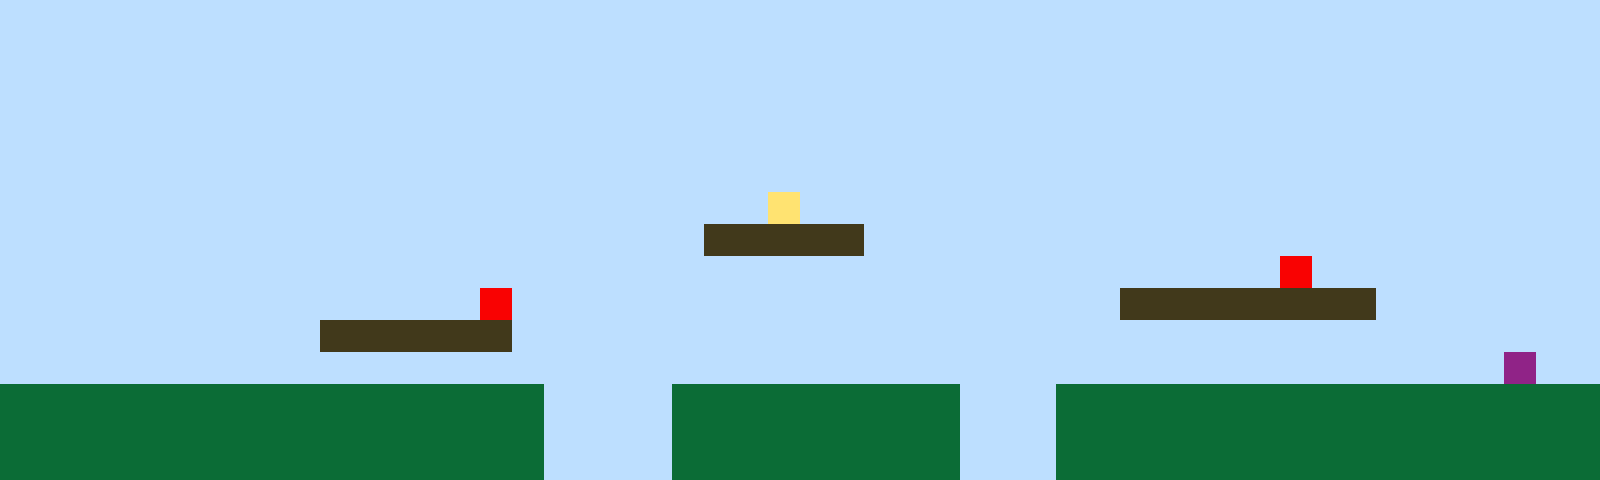

The image is a tile-based game level rendered from a .tmx file. Its description and complete source (layers, tilesets, objects, tile grids) follow:
An orthogonal 50x15 tile map with 32x32 px tiles, 1 tile layer (Tile Layer 1).

<map version="1.10" tiledversion="1.11.2" orientation="orthogonal" renderorder="right-up" width="50" height="15" tilewidth="32" tileheight="32" infinite="0" nextlayerid="2" nextobjectid="1"><editorsettings><export target="map1.csv" format="csv" /></editorsettings><tileset firstgid="1" name="sprites" tilewidth="32" tileheight="32" tilecount="6" columns="3"><image source="sprites.png" width="96" height="64" /></tileset><layer id="1" name="Tile Layer 1" width="50" height="15"><data encoding="csv">1,1,1,1,1,1,1,1,1,1,1,1,1,1,1,1,1,1,1,1,1,1,1,1,1,1,1,1,1,1,1,1,1,1,1,1,1,1,1,1,1,1,1,1,1,1,1,1,1,1,1,1,1,1,1,1,1,1,1,1,1,1,1,1,1,1,1,1,1,1,1,1,1,1,1,1,1,1,1,1,1,1,1,1,1,1,1,1,1,1,1,1,1,1,1,1,1,1,1,1,1,1,1,1,1,1,1,1,1,1,1,1,1,1,1,1,1,1,1,1,1,1,1,1,1,1,1,1,1,1,1,1,1,1,1,1,1,1,1,1,1,1,1,1,1,1,1,1,1,1,1,1,1,1,1,1,1,1,1,1,1,1,1,1,1,1,1,1,1,1,1,1,1,1,1,1,1,1,1,1,1,1,1,1,1,1,1,1,1,1,1,1,1,1,1,1,1,1,1,1,1,1,1,1,1,1,1,1,1,1,1,1,1,1,1,1,1,1,1,1,1,1,1,1,1,1,1,1,1,1,1,1,1,1,1,1,1,1,1,1,1,1,1,1,1,1,1,1,1,1,1,1,1,1,1,1,1,1,1,1,1,1,1,1,1,1,1,1,1,1,1,1,1,1,1,1,1,1,1,1,1,1,1,1,1,1,1,1,1,1,1,1,1,1,1,1,1,1,1,1,1,1,1,1,1,1,1,1,1,1,1,1,1,1,1,1,1,1,1,1,1,1,1,1,4,1,1,1,1,1,1,1,1,1,1,1,1,1,1,1,1,1,1,1,1,1,1,1,1,1,1,1,1,1,1,1,1,1,1,1,1,1,1,1,1,1,1,1,1,1,1,1,3,3,3,3,3,1,1,1,1,1,1,1,1,1,1,1,1,1,1,1,1,1,1,1,1,1,1,1,1,1,1,1,1,1,1,1,1,1,1,1,1,1,1,1,1,1,1,1,1,1,1,1,1,1,1,1,1,1,1,1,1,1,1,1,1,1,1,1,5,1,1,1,1,1,1,1,1,1,1,1,1,1,1,1,1,1,1,1,1,1,1,1,1,5,1,1,1,1,1,1,1,1,1,1,1,1,1,1,1,1,1,1,1,3,3,3,3,3,3,3,3,1,1,1,1,1,1,1,1,1,1,1,1,1,1,1,1,1,3,3,3,3,3,3,1,1,1,1,1,1,1,1,1,1,1,1,1,1,1,1,1,1,1,1,1,1,1,1,1,1,1,1,1,1,1,1,1,1,1,1,1,1,1,1,1,1,1,1,1,1,1,1,1,1,1,1,1,1,1,1,1,1,1,1,1,1,1,1,1,1,1,1,1,1,1,1,1,1,1,1,1,1,1,1,1,6,1,1,2,2,2,2,2,2,2,2,2,2,2,2,2,2,2,2,2,1,1,1,1,2,2,2,2,2,2,2,2,2,1,1,1,2,2,2,2,2,2,2,2,2,2,2,2,2,2,2,2,2,2,2,2,2,2,2,2,2,2,2,2,2,2,2,2,2,2,1,1,1,1,2,2,2,2,2,2,2,2,2,1,1,1,2,2,2,2,2,2,2,2,2,2,2,2,2,2,2,2,2,2,2,2,2,2,2,2,2,2,2,2,2,2,2,2,2,2,1,1,1,1,2,2,2,2,2,2,2,2,2,1,1,1,2,2,2,2,2,2,2,2,2,2,2,2,2,2,2,2,2</data></layer></map>
